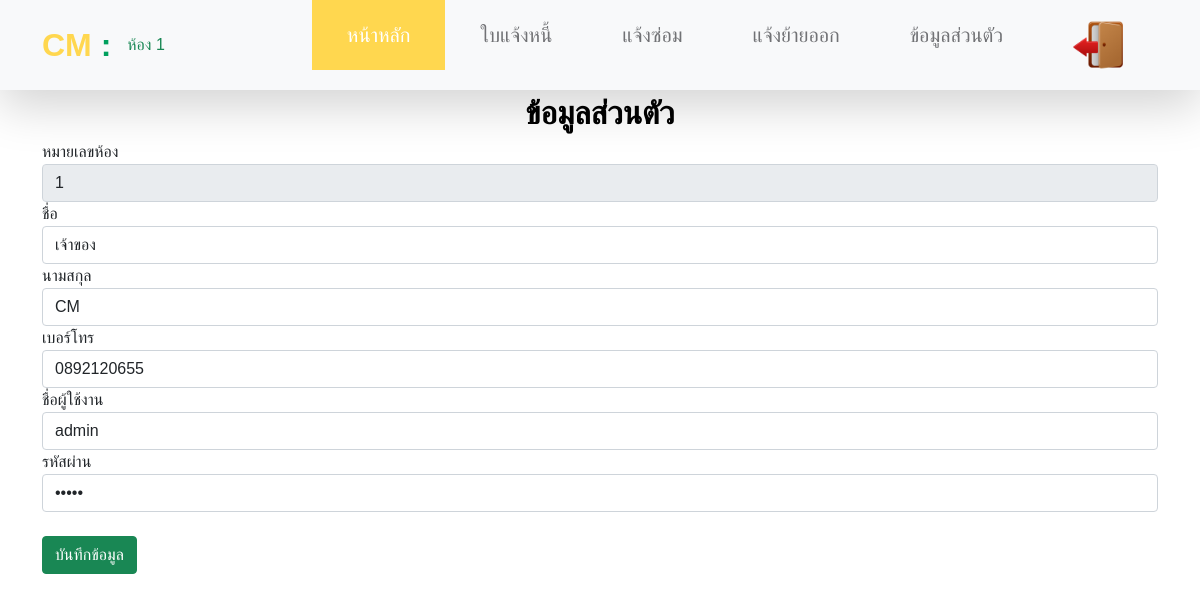
/profile.php (signed in), run on the app's committed database.
### tables this page shows
CREATE TABLE `member` (
  `id` int(6) NOT NULL COMMENT 'รหัสสมาชิก',
  `id_room` int(6) NOT NULL,
  `name` varchar(30) NOT NULL COMMENT 'ชื่อ',
  `lastname` varchar(30) NOT NULL COMMENT 'นามสกุล',
  `tel` varchar(10) NOT NULL COMMENT 'เบอร์โทร',
  `username` varchar(10) NOT NULL,
  `password` varchar(128) NOT NULL,
  `status` varchar(1) NOT NULL COMMENT 'U=user,A=admin'
);

### profile.php (the view, shortened to what this page needs)
<?php
include 'condb.php';
$sql = "SELECT * FROM member WHERE id_room='".$_SESSION["idroom"]."'";
$result = mysqli_query($conn, $sql);
$row = mysqli_fetch_array($result);
?>
<!DOCTYPE html>
<html lang="en">
<head>
    <link href="css1/bootstrap.min.css" rel="stylesheet">
<link href="css1/bootstrap-icons.css" rel="stylesheet">
<link href="css1/owl.carousel.min.css" rel="stylesheet">
<link href="css1/tooplate-moso-interior.css" rel="stylesheet">
    <link href="https://cdn.jsdelivr.net/npm/simple-datatables@7.1.2/dist/style.min.css" rel="stylesheet" />
</head>
<body class="sb-nav-fixed">
<nav class="navbar navbar-expand-lg bg-light fixed-top shadow-lg">
            <div class="container">
            <a class="navbar-brand" href="index2.php" >CM <span class="tooplate-red"></span><span class="tooplate-green">:</span></a>
                <?php
    if (isset($_SESSION["firtsname"])) {
        echo "<div class='text-success'>";
        echo "ห้อง" . " " . $_SESSION["idroom"] ;
        echo "</div></center>";
    }
    ?>
                <div class="collapse navbar-collapse" id="navbarNav">
                    <ul class="navbar-nav ms-auto">
                        <li class="nav-item">
                            <a class="nav-link click-scroll" href="index2.php">หน้าหลัก</a>
                        </li>
                        <li class="nav-item">
                            <a class="nav-link click-scroll" href="bill-by-user.php">ใบแจ้งหนี้</a>
                        </li>
                        <li class="nav-item">
                            <a class="nav-link click-scroll" href="repair.php">แจ้งซ่อม</a>
                        </li>
                        <li class="nav-item">
                            <a class="nav-link click-scroll" href="outroom.php">แจ้งย้ายออก</a>
                        </li>
                        <li class="nav-item">
                            <a class="nav-link click-scroll" href="profile.php">ข้อมูลส่วนตัว</a>
                        </li>
                        <li class="nav-item">
                            <a class="nav-link click-scroll" href="logout.php"><img src="img/out.png"  alt="" width="50" height="50"></i></a>
                        </li>
                    </ul>
                </div>
            </div>
        </nav>
        <br>
    <div id="layoutSidenav_content">
        <main>
            <div class="container-md">
                <div class="row"><br>
        <div class="" role="alert">
          <h4>
            <center>ข้อมูลส่วนตัว
          </h4>
        </div>
                    <form method="POST" action="update_profile_user.php">
                    หมายเลขห้อง<input type="number" name="idroom" maxlength="3" class="form-control" value="<?= $row['id_room'] ?>"readonly>
                        ชื่อ<input type="text" name="firstname" class="form-control" value=<?= $row['name'] ?>>
                        นามสกุล<input type="text" name="lastname" class="form-control" value=<?= $row['lastname'] ?>>
                        เบอร์โทร<input type="number" name="phone" maxlength="10" class="form-control" value=<?= $row['tel'] ?>>
                        ชื่อผู้ใช้งาน<input type="text" name="username" maxlength="10" class="form-control" value=<?= $row['username'] ?>>
                        รหัสผ่าน<input type="password" name="password" maxlength="10" class="form-control" value=<?= $row['password'] ?>><br>
                        <input type="submit" value="บันทึกข้อมูล" class="btn btn-success">
                    </form>
                </div>
        </main>
    </div>
</body>
</html>

### css1/tooplate-moso-interior.css (style rules this page uses)
:root { --white-color: #ffffff; --primary-color: #ffd74f; --secondary-color: #f65129; --section-bg-color: #f9f9f9; --site-footer-bg-color: #36363e; --custom-btn-bg-color: #00a05d; --dark-color: #000000; --p-color: #717275; --border-color: #e9eaeb; --twitter-color: #1da1f2; --facebook-color: #1877f2; --instagram-color: #c13584; --pinterest-color: #e60023; --whatsapp-color: #128c7e; --body-font-family: 'League Spartan', sans-serif; --h1-font-size: 62px; --h2-font-size: 48px; --h3-font-size: 36px; --h4-font-size: 32px; --h5-font-size: 24px; --h6-font-size: 22px; --p-font-size: 20px; --btn-font-size: 16px; --copyright-font-size: 14px; --border-radius-large: 100px; --border-radius-medium: 20px; --border-radius-small: 10px; --font-weight-thin: 100; --font-weight-light: 300; --font-weight-normal: 400; --font-weight-semibold: 600; --font-weight-bold: 700; }
body { background-color: var(--white-color); font-family: var(--body-font-family); padding-top: 70px; }
h2, h3, h4, h5, h6 { color: var(--dark-color); }
h1, h2, h3, h4, h5, h6 { font-weight: var(--font-weight-semibold); }
h4 { font-size: var(--h4-font-size); }
ul li { color: var(--p-color); font-size: var(--p-font-size); font-weight: var(--font-weight-normal); }
a, button { touch-action: manipulation; transition: all 0.3s; }
a { color: var(--p-color); text-decoration: none; }
.tooplate-green { color: var(--custom-btn-bg-color); }
.navbar { padding-top: 0; padding-bottom: 0; transition: all 0.3s; }
.navbar-brand { font-size: var(--h4-font-size); font-weight: var(--font-weight-bold); }
.navbar-brand, .navbar-brand:hover { color: var(--primary-color); }
.navbar-expand-lg .navbar-nav .nav-link { margin-right: 0; margin-left: 0; padding: 20px 35px; }
.navbar-nav .nav-link { display: inline-block; color: var(--p-bg-color); font-size: var(--menu-font-size); font-weight: var(--font-weight-medium); position: relative; padding-top: 15px; padding-bottom: 15px; }
.navbar-nav .nav-link.active, .navbar-nav .nav-link:hover { background: var(--primary-color); color: var(--white-color); }

### data on the page
member: idroom "1", firstname "เจ้าของ", lastname "CM", phone "0892120655", username "admin"

### other printed values
$_SESSION["idroom"] "1"
